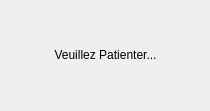
<?xml version="1.0" encoding="UTF-8"?>
<ui version="4.0">
 <class>pleaseWait</class>
 <widget class="QDialog" name="pleaseWait">
  <property name="geometry">
   <rect>
    <x>0</x>
    <y>0</y>
    <width>210</width>
    <height>111</height>
   </rect>
  </property>
  <property name="minimumSize">
   <size>
    <width>210</width>
    <height>0</height>
   </size>
  </property>
  <property name="maximumSize">
   <size>
    <width>210</width>
    <height>16777215</height>
   </size>
  </property>
  <property name="windowTitle">
   <string>Veuillez Patienter...</string>
  </property>
  <property name="windowIcon">
   <iconset>
    <normaloff>../../build-connectbdd-Desktop_Qt_5_9_6_MinGW_32bit-Debug/sablier.png</normaloff>../../build-connectbdd-Desktop_Qt_5_9_6_MinGW_32bit-Debug/sablier.png</iconset>
  </property>
  <widget class="QLabel" name="label">
   <property name="geometry">
    <rect>
     <x>0</x>
     <y>20</y>
     <width>211</width>
     <height>71</height>
    </rect>
   </property>
   <property name="text">
    <string>&lt;html&gt;&lt;head/&gt;&lt;body&gt;&lt;p align=&quot;center&quot;&gt;Veuillez Patienter...&lt;/p&gt;&lt;/body&gt;&lt;/html&gt;</string>
   </property>
  </widget>
 </widget>
 <resources/>
 <connections/>
</ui>
